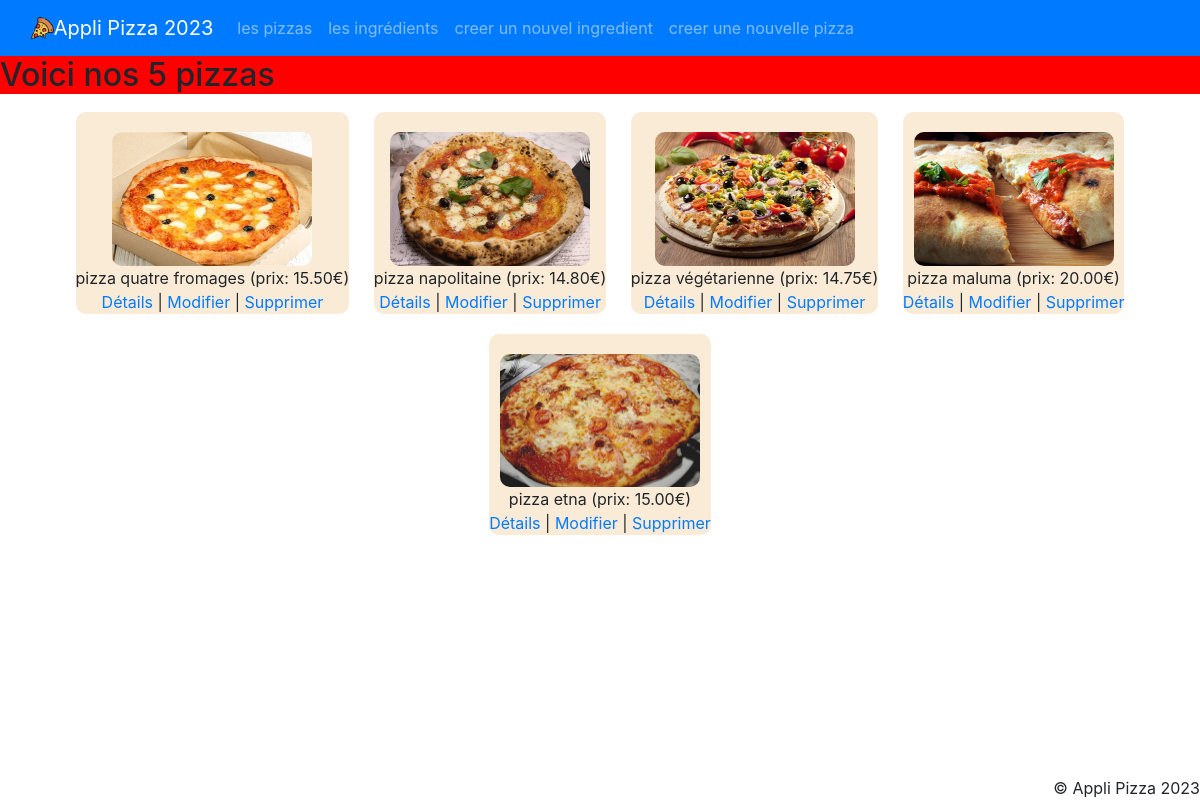
Page /pizzas/ on the committed database.
### applipizza/models.py (models this page shows)
class Pizza(models.Model):
    idPizza = models.AutoField(primary_key = True)
    nomPizza = models.CharField(max_length = 50, verbose_name='le nom de cette pizza')
    prix = models.DecimalField(max_digits = 4, decimal_places = 2, verbose_name = 'le prix')
    image = models.ImageField(default = 'imagesPizzas/delfault.PNG', upload_to = 'imagesPizzas/')
    def __str__(self) -> str :
        return 'pizza ' + self.nomPizza + ' (prix: '+ str(self.prix) + '€)'

### applipizza/views.py (the view)
# urls.py: path('pizzas/', views.pizzas),
def pizzas(request):
    lesPizzas = Pizza.objects.all()
    return render(
        request,
        'applipizza/pizzas.html',
        {'pizzas': lesPizzas}
    )

### applipizza/templates/applipizza/pizzas.html (shortened to what this page needs)
{% extends 'applipizza/base.html' %}
{% block main %}
    <h2>Voici nos {{ pizzas|length }} pizzas</h2>
    <div class="pizza-container">
        {% for piz in pizzas %}
            <div class="pizza">
                <div class="pizza-image">
                    <a href="/pizzas/{{ piz.idPizza }}">
                        <img src="{{ MEDIA_URL }}{{ piz.image }}" alt="image de pizza" title="{{ piz.nomPizza }}">
                    </a>
                </div>
                <div class="pizza-details">
                    {{ piz }}
                </div>
                <div class="pizza-actions">
                    <a href="/pizzas/{{ piz.idPizza }}">Détails</a> |
                    <a href="/pizzas/{{ piz.idPizza }}/update/">Modifier</a> |
                    <a href="/pizzas/{{ piz.idPizza }}/delete/">Supprimer</a>
                </div>
            </div>
        {% endfor %}
    </div>
{% endblock %}

### applipizza/templates/applipizza/base.html (shortened to what this page needs)
{% load static %}
<!DOCTYPE html>
<html lang="fr">
    <head>
        <link href="https://cdn.jsdelivr.net/npm/bootstrap@5.0.2/dist/css/bootstrap.min.css" rel="stylesheet">
        <link rel="stylesheet" href="{% static 'applipizza/css/style.css' %}">
        <link rel="stylesheet" href="https://stackpath.bootstrapcdn.com/bootstrap/4.3.1/css/bootstrap.min.css">
        <link rel="stylesheet" href="https://cdnjs.cloudflare.com/ajax/libs/font-awesome/5.15.2/css/all.min.css">
    </head>
    <body>
        <header>
            {% include 'applipizza/menu.html' %}
        </header>
        <main>
            {% block main %}{% endblock %}
        </main>
        <footer>
            {% include 'applipizza/footer.html' %}
        </footer>
    </body>
</html>

### applipizza/templates/applipizza/menu.html (shortened to what this page needs)
{% load static %}
<!DOCTYPE html>
<html lang="fr">
    <head>
    </head>
    <body>
        <nav class="navbar navbar-expand-lg navbar-dark bg-primary">
            <div class="container-fluid">
                <img src="{% static 'applipizza/img/iconeApplipizza.png' %}"width=2% height=10%>
                <a class="navbar-brand" href="#">
                     Appli Pizza 2023
                </a>
                <div class="collapse navbar-collapse" id="navbarText">
                    <ul class="navbar-nav me-auto mb-2 mb-lg-0">
                        <li class="nav-item"> <a class="nav-link" href="/pizzas/">les pizzas</a></li>
                        <li class="nav-item"> <a class="nav-link" href="/ingredients/">les ingrédients</a></li>
                        <li class="nav-item"> <a class="nav-link" href="/ingredients/add/">creer un nouvel ingredient</a></li>
                        <li class="nav-item"> <a class="nav-link" href="/pizzas/add/">creer une nouvelle pizza</a></li>
                    </ul>
                </div>
            </div>
        </nav>
    </body>
</html>

### applipizza/templates/applipizza/footer.html
© Appli Pizza 2023

### applipizza/static/applipizza/css/style.css (style rules this page uses)
h2 { background-color: red; }
body { display :flex; min-height: 100vh; flex-direction: column; }
main { flex: 1; }
footer { text-align: right; }
.bg-primary { background-color: green !important; }
.pizza-container { text-align: center; }
.pizza { display: inline-block; margin: 10px; text-align: center; background-color: antiquewhite; border-radius: 10px; }
.pizza-image img { margin-top: 20px; max-width: 200px; height: auto; border-radius: 10px; }

### rows in the picture
Pizza: image (picture), nomPizza+prix "pizza quatre fromages (prix: 15.50€)"
Pizza: image (picture), nomPizza+prix "pizza napolitaine (prix: 14.80€)"
Pizza: image (picture), nomPizza+prix "pizza végétarienne (prix: 14.75€)"
Pizza: image (picture), nomPizza+prix "pizza maluma (prix: 20.00€)"
Pizza: image (picture), nomPizza+prix "pizza etna (prix: 15.00€)"

### other values in the picture
{{ pizzas|length }} "5"
